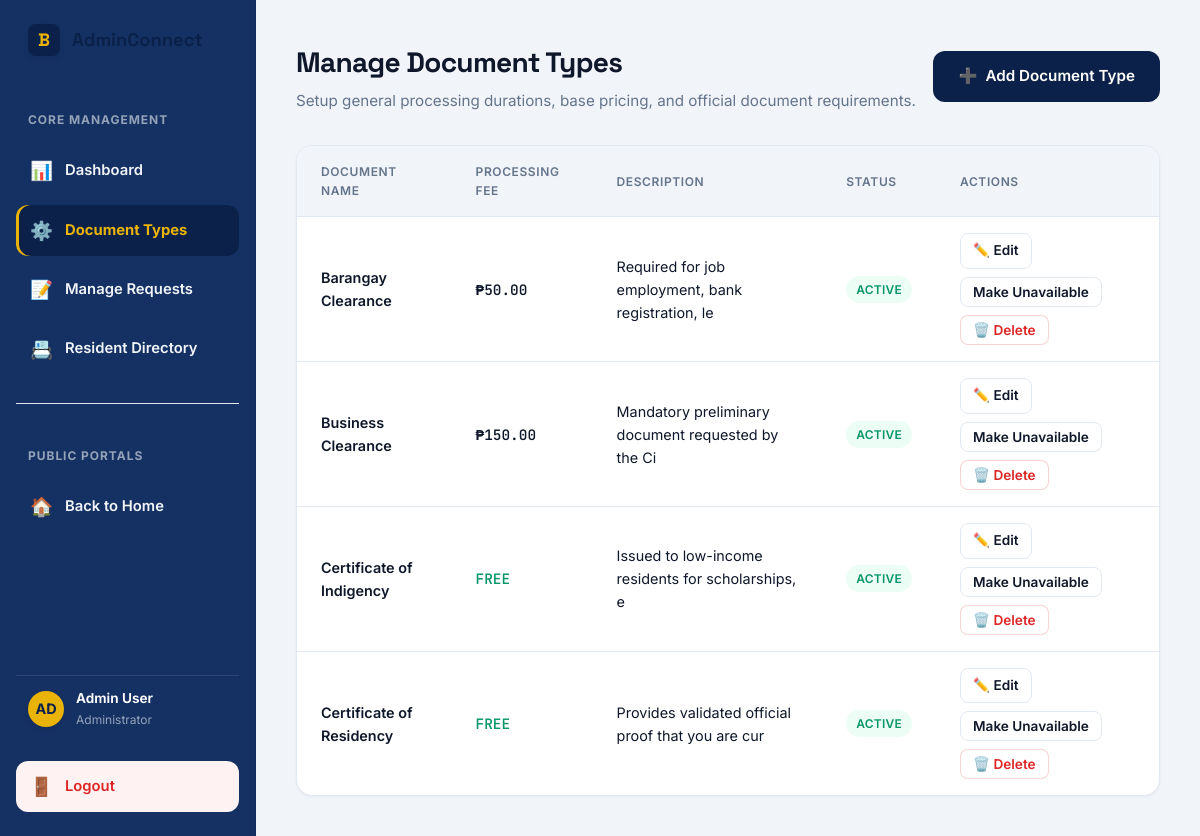
Screenshot of /document-types.php (signed in) with the database file from the repository.
### tables this page shows
CREATE TABLE IF NOT EXISTS document_types (
    id INT AUTO_INCREMENT PRIMARY KEY,
    name VARCHAR(100) NOT NULL,
    fee DECIMAL(10,2) DEFAULT 0.00,
    description TEXT,
    status ENUM('Active', 'Inactive') DEFAULT 'Active',
    created_at TIMESTAMP DEFAULT CURRENT_TIMESTAMP,
    updated_at TIMESTAMP DEFAULT CURRENT_TIMESTAMP ON UPDATE CURRENT_TIMESTAMP
);

### database/database.php (called while the page is built, shortened)
<?php
function getAllDocumentTypes($conn) {
    $result = $conn->query("SELECT * FROM document_types ORDER BY name ASC");
    $documents = [];
    if ($result && $result->num_rows > 0) {
        while ($row = $result->fetch_assoc()) {
            $documents[] = $row;
        }
    }
    return $documents;
}

### document-types.php (the view, shortened to what this page needs)
<?php
require_once 'database/database.php';
$conn = connectDB();
$documents = getAllDocumentTypes($conn);
?>
<!DOCTYPE html>
<html lang="en">
<head>
  <link rel="stylesheet" href="style.css">
</head>
<body>
  <div class="admin-container">
    <aside class="admin-sidebar">
      <a href="index.php" class="logo-link" style="margin-bottom: 32px; padding-left: 12px;">
        <div class="logo-badge">B</div>
        <span style="font-size: 1.15rem;">AdminConnect</span>
      </a>
      <span class="admin-sidebar-header">Core Management</span>
      <nav style="display: flex; flex-direction: column; gap: 8px;">
        <a href="admin.php" class="sidebar-link">
          <span class="sidebar-icon">📊</span> Dashboard
        </a>
        <a href="document-types.php" class="sidebar-link active">
          <span class="sidebar-icon">⚙️</span> Document Types
        </a>
        <a href="requests-admin.php" class="sidebar-link">
          <span class="sidebar-icon">📝</span> Manage Requests
        </a>
        <a href="residents-admin.php" class="sidebar-link">
          <span class="sidebar-icon">📇</span> Resident Directory
        </a>
      </nav>
      <div style="margin: 20px 0; border-top: 1px solid var(--border);"></div>
      <span class="admin-sidebar-header">Public Portals</span>
      <nav style="display: flex; flex-direction: column; gap: 8px;">
        <a href="index.php" class="sidebar-link">
          <span class="sidebar-icon">🏠</span> Back to Home
        </a>
      </nav>
      <div class="admin-profile">
        <div class="profile-avatar">AD</div>
        <div class="profile-info">
          <span class="profile-name">Admin User</span>
          <span class="profile-role">Administrator</span>
        </div>
      </div>
      <a href="logout.php" class="sidebar-link" style="margin-top: 12px; background-color: var(--danger-light); color: var(--danger);">
        <span class="sidebar-icon">🚪</span> Logout
      </a>
    </aside>
    <main class="admin-content">
      <header class="admin-page-header">
        <div class="admin-page-title">
          <h1>Manage Document Types</h1>
          <p>Setup general processing durations, base pricing, and official document requirements.</p>
        </div>
        <div>
          <a href="#add-type-modal" class="btn btn-primary">
            <span>➕</span> Add Document Type
          </a>
        </div>
      </header>
      <section class="card-table-wrapper">
        <table class="responsive-table">
          <thead>
            <tr>
              <th>Document Name</th>
              <th>Processing Fee</th>
              <th>Description</th>
              <th>Status</th>
              <th>Actions</th>
            </tr>
          </thead>
          <tbody>
            <?php
            if (!empty($documents)) {
              foreach ($documents as $doc) {
                $feeDisplay = ($doc['fee'] == 0) ? '<span style="color: var(--success);">FREE</span>' : '₱' . number_format($doc['fee'], 2);
                $statusColor = ($doc['status'] === 'Active') ? 'badge-ready' : 'badge-rejected';
                $statusText = htmlspecialchars($doc['status']);
                $toggleText = ($doc['status'] === 'Active') ? 'Make Unavailable' : 'Make Available';
            ?>
            <tr>
              <td>
                <div style="font-weight: 600;"><?php echo htmlspecialchars($doc['name']); ?></div>
              </td>
              <td style="font-family: var(--font-mono); font-weight: 550;"><?php echo $feeDisplay; ?></td>
              <td><?php echo htmlspecialchars(substr($doc['description'] ?? '', 0, 50)); ?></td>
              <td>
                <span class="badge <?php echo $statusColor; ?>"><?php echo $statusText; ?></span>
              </td>
              <td>
                <div class="table-actions" style="display: flex; gap: 8px; flex-wrap: wrap;">
                  <a href="#edit-doc-<?php echo $doc['id']; ?>" class="btn btn-secondary btn-size-sm">✏️ Edit</a>
                  <form method="POST" style="display: inline;">
                    <button type="submit" class="btn btn-secondary btn-size-sm"><?php echo $toggleText; ?></button>
                  </form>
                  <form method="POST" style="display: inline;">
                    <button type="submit" class="btn btn-secondary btn-size-sm btn-delete" onclick="return confirm('Delete this document type? This action cannot be undone.');">🗑️ Delete</button>
                  </form>
                </div>
              </td>
            </tr>
            <?php
              }
            } else {
            ?>
            <tr>
              <td colspan="5" style="text-align: center; padding: 32px; color: var(--text-muted);">No document types found.</td>
            </tr>
            <?php
            }
            ?>
          </tbody>
        </table>
      </section>
    </main>
  </div>
</body>
</html>

### rows the page displays
document_types: name "Barangay Clearance", fee "50.00", description "Required for job employment, bank registration, le", status "ACTIVE", status "Make Unavailable"
document_types: name "Business Clearance", fee "150.00", description "Mandatory preliminary document requested by the Ci", status "ACTIVE", status "Make Unavailable"
document_types: name "Certificate of Indigency", fee "FREE", description "Issued to low-income residents for scholarships, e", status "ACTIVE", status "Make Unavailable"
document_types: name "Certificate of Residency", fee "FREE", description "Provides validated official proof that you are cur", status "ACTIVE", status "Make Unavailable"
